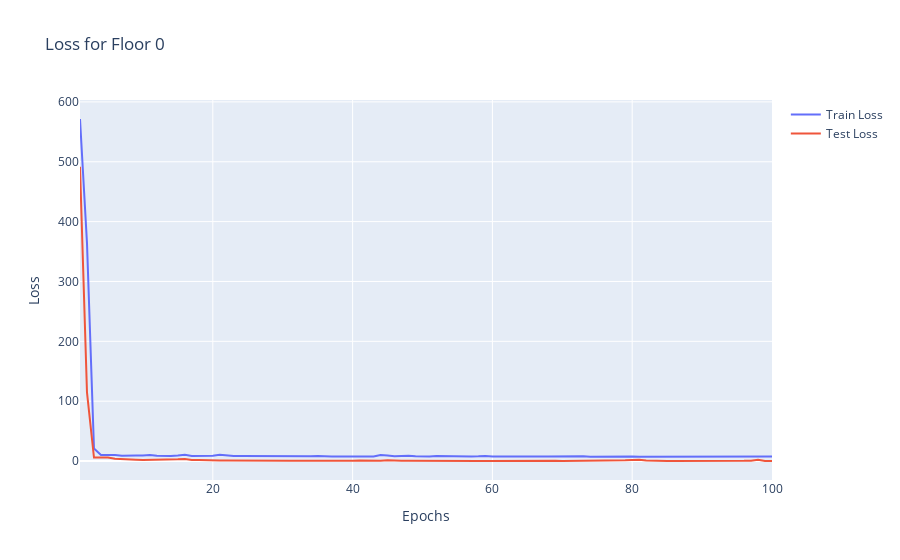
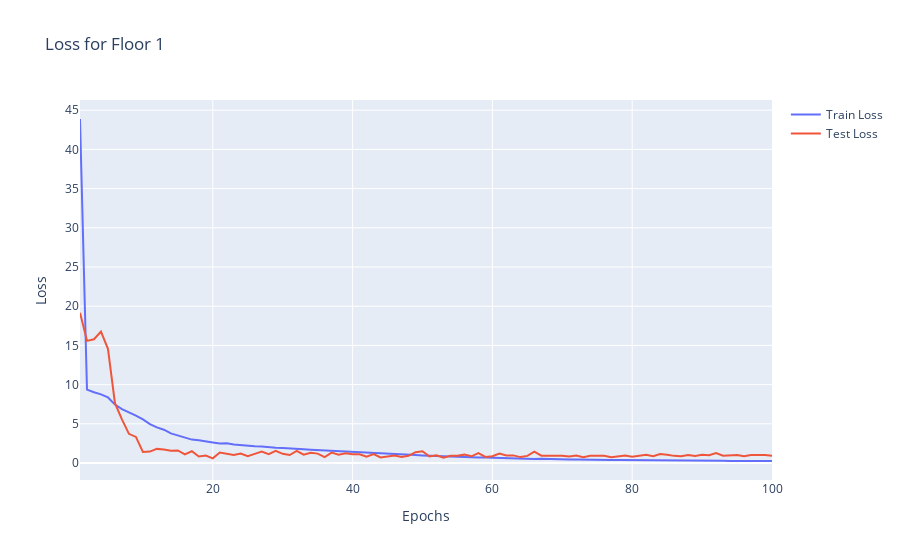
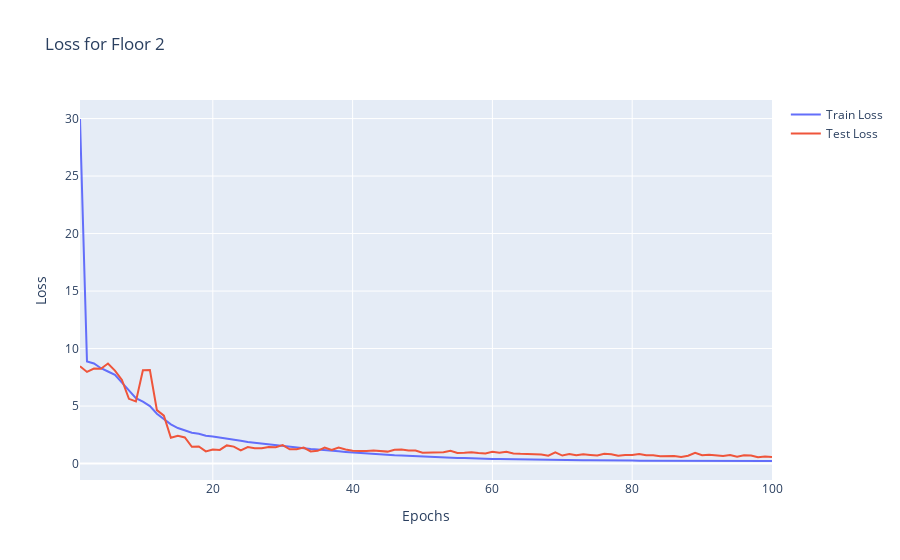
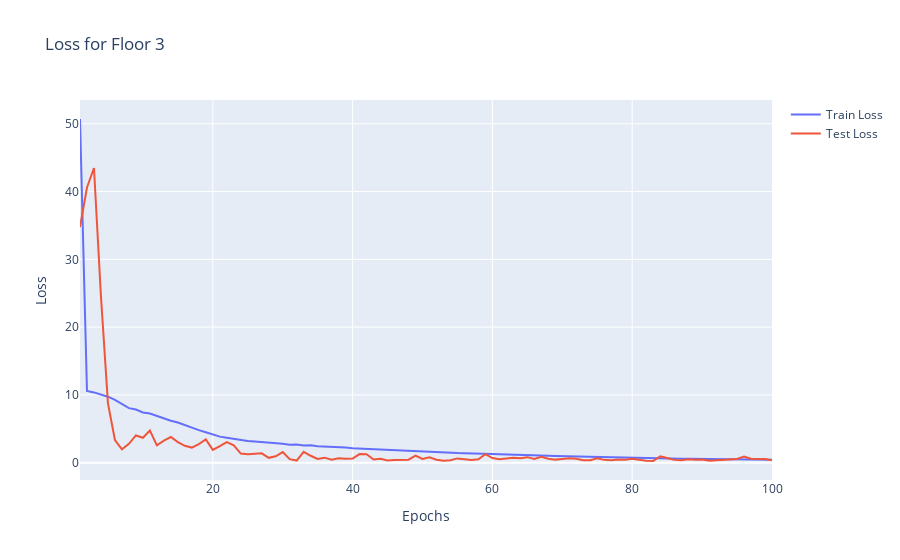

Notebook code for these charts, in order:
### Code cell
dataframes = [dfeu, dfe0, dfe1, dfe2, dfe3]
directory = "trained_models"

for i, df in enumerate(dataframes, start=0):
    # Construct the file path
    file_path = os.path.join(directory, f'floor{i}_losses.txt')
    
    # Load losses from the file
    with open(file_path, 'r') as file:
        lines = file.readlines()
    
    train_losses = []
    test_losses = []
    is_test_loss = False
    
    for line in lines:
        if line.strip() == 'Train Losses:':
            is_test_loss = False
            continue
        elif line.strip() == 'Test Losses:':
            is_test_loss = True
            continue
        elif line.strip() == '':
            continue
        
        if not is_test_loss:
            train_losses.append(float(line.strip()))
        else:
            test_losses.append(float(line.strip()))
        
    epochs = list(range(1, len(train_losses) + 1))
    loss_data = {'Epochs': epochs, 'Train Loss': train_losses, 'Test Loss': test_losses}
    loss_df = pd.DataFrame(loss_data)
    
    # Plot using Plotly Graph Objects
    fig = go.Figure()
    
    fig.add_trace(go.Scatter(x=loss_df['Epochs'], y=loss_df['Train Loss'], mode='lines', name='Train Loss'))
    fig.add_trace(go.Scatter(x=loss_df['Epochs'], y=loss_df['Test Loss'], mode='lines', name='Test Loss'))
    
    fig.update_layout(title=f'Loss for Floor {i}', xaxis_title='Epochs', yaxis_title='Loss')
    
    fig.show()
